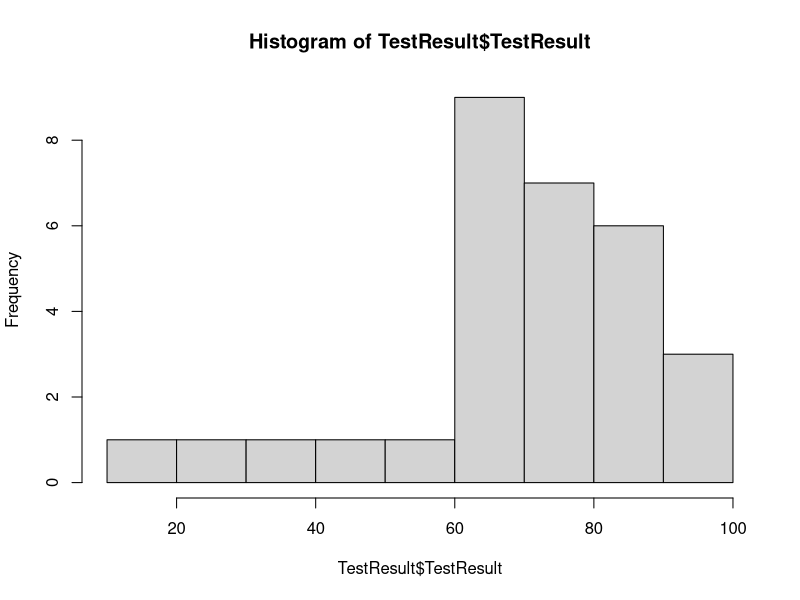

The R script that drew this image:
### 5강

TestResult <- read.csv("ch_05.csv", header = TRUE, stringsAsFactors=TRUE)
TestResult

summary(TestResult$TestResult)
min(TestResult$TestResult)
max(TestResult$TestResult)
range(TestResult$TestResult)
median(TestResult$TestResult)
quantile(TestResult$TestResult)

mean(TestResult$TestResult)
sd(TestResult$TestResult)
var(TestResult$TestResult)
sum(TestResult$TestResult)

install.packages("fBasics")
library(fBasics)

hist(TestResult$TestResult)
skewness(TestResult$TestResult) # 왜도
kurtosis(TestResult$TestResult) # 첨도

CV_TR <- sd(TestResult$TestResult)/mean(TestResult$TestResult) * 100
CV_TR

pearson_skewness <- 3 * (mean(TestResult$TestResult)-median(TestResult$TestResult))/sd(TestResult$TestResult)
pearson_skewness
